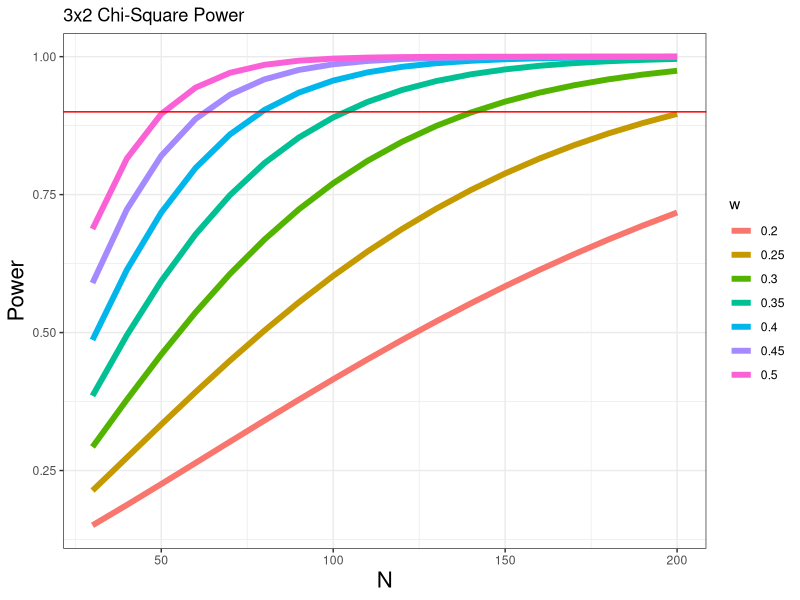
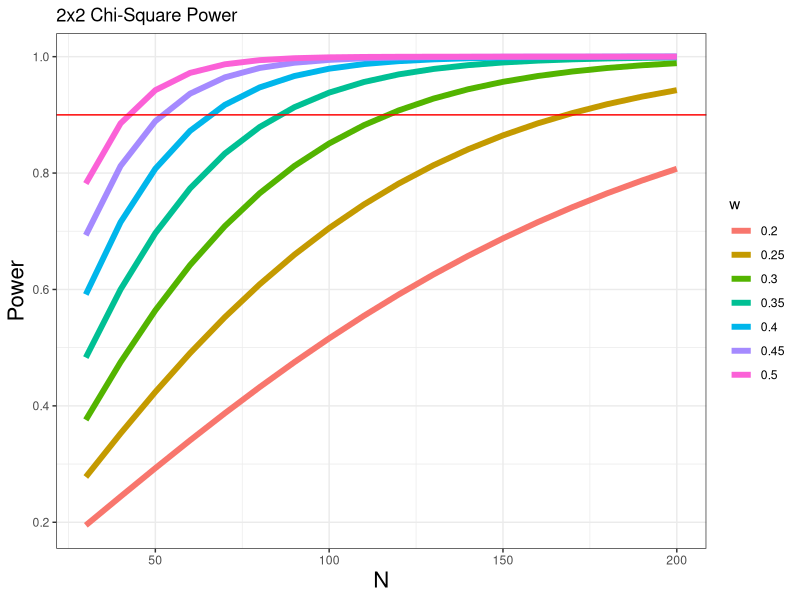

Write the R code that produced these figures, in order.
library(tidyverse)
library(pwr)

#https://www.socscistatistics.com/tests/chisquare2/default2.aspx
chi2 <- 6.667
n = 60
df = 1
V = sqrt(chi2/(n*df))


w_real <- sqrt(4.49/27)


w <- seq(.2, .5, .05)
N  <- seq(30, 120, 3)


pwr.chisq.test(w = w, df = 2, sig.level = .05, N = 90)

x <- pwr.chisq.test(w = w, df = 2, sig.level = .05, N = 90)
x2 <- pwr.chisq.test(w = w_real, df = 2, sig.level = .05, N = N)



N <- seq(30, 200, 10)

z <- data.frame()

for(i in 1:length(N)){
  x <- pwr.chisq.test(w = w, df = 2, sig.level = .05, N = N[i])
  z1 <- data.frame(w, x$power, N = x$N)
  z <- rbind(z, z1)
}

z$w <- as.factor(z$w)

ggplot(z, aes(x = N, y = x.power, color = w)) +
  theme_bw() +
  geom_line(size = 2) + 
  geom_hline(yintercept = .9, color = "red") +
  labs(y = 'Power', title = "3x2 Chi-Square Power") +
  theme(axis.title = element_text(size = 16)) 



N <- seq(30, 200, 10)
z <- data.frame()

for(i in 1:length(N)){
  x <- pwr.chisq.test(w = w, df = 1, sig.level = .05, N = N[i])
  z1 <- data.frame(w, x$power, N = x$N)
  z <- rbind(z, z1)
}

z$w <- as.factor(z$w)
ggplot(z, aes(x = N, y = x.power, color = w)) +
  theme_bw() +
  geom_line(size = 2) + 
  geom_hline(yintercept = .9, color = "red") +
  labs(y = 'Power', title = "2x2 Chi-Square Power") +
  theme(axis.title = element_text(size = 16)) 
